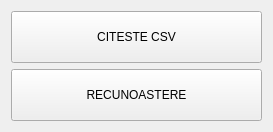
<?xml version="1.0" encoding="UTF-8"?>
<ui version="4.0">
 <class>RF</class>
 <widget class="QWidget" name="RF">
  <property name="geometry">
   <rect>
    <x>0</x>
    <y>0</y>
    <width>273</width>
    <height>132</height>
   </rect>
  </property>
  <property name="windowTitle">
   <string>RF</string>
  </property>
  <layout class="QVBoxLayout" name="verticalLayout_2">
   <item>
    <layout class="QVBoxLayout" name="verticalLayout">
     <property name="topMargin">
      <number>0</number>
     </property>
     <item>
      <widget class="QPushButton" name="btnCSV">
       <property name="enabled">
        <bool>true</bool>
       </property>
       <property name="sizePolicy">
        <sizepolicy hsizetype="Preferred" vsizetype="Preferred">
         <horstretch>0</horstretch>
         <verstretch>0</verstretch>
        </sizepolicy>
       </property>
       <property name="text">
        <string>CITESTE CSV</string>
       </property>
      </widget>
     </item>
     <item>
      <widget class="QPushButton" name="btnRec">
       <property name="sizePolicy">
        <sizepolicy hsizetype="Preferred" vsizetype="Preferred">
         <horstretch>0</horstretch>
         <verstretch>0</verstretch>
        </sizepolicy>
       </property>
       <property name="text">
        <string>RECUNOASTERE</string>
       </property>
      </widget>
     </item>
    </layout>
   </item>
  </layout>
 </widget>
 <layoutdefault spacing="6" margin="11"/>
 <resources/>
 <connections/>
</ui>
